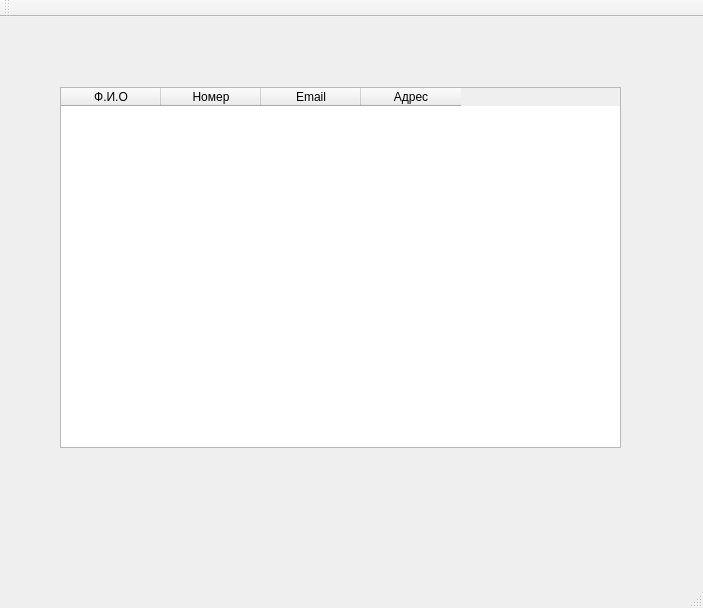
<?xml version="1.0" encoding="UTF-8"?>
<ui version="4.0">
 <class>AddresBookClass</class>
 <widget class="QMainWindow" name="AddresBookClass">
  <property name="geometry">
   <rect>
    <x>0</x>
    <y>0</y>
    <width>703</width>
    <height>608</height>
   </rect>
  </property>
  <property name="windowTitle">
   <string>AddresBook</string>
  </property>
  <widget class="QWidget" name="centralWidget">
   <widget class="QTableWidget" name="tableWidgetBook">
    <property name="geometry">
     <rect>
      <x>60</x>
      <y>70</y>
      <width>561</width>
      <height>361</height>
     </rect>
    </property>
    <property name="columnCount">
     <number>4</number>
    </property>
    <column>
     <property name="text">
      <string>Ф.И.О</string>
     </property>
    </column>
    <column>
     <property name="text">
      <string>Номер</string>
     </property>
    </column>
    <column>
     <property name="text">
      <string>Email</string>
     </property>
    </column>
    <column>
     <property name="text">
      <string>Адрес</string>
     </property>
    </column>
   </widget>
  </widget>
  <widget class="QMenuBar" name="menuBar">
   <property name="geometry">
    <rect>
     <x>0</x>
     <y>0</y>
     <width>703</width>
     <height>21</height>
    </rect>
   </property>
  </widget>
  <widget class="QToolBar" name="mainToolBar">
   <attribute name="toolBarArea">
    <enum>TopToolBarArea</enum>
   </attribute>
   <attribute name="toolBarBreak">
    <bool>false</bool>
   </attribute>
  </widget>
  <widget class="QStatusBar" name="statusBar"/>
 </widget>
 <layoutdefault spacing="6" margin="11"/>
 <resources>
  <include location="AddresBook.qrc"/>
 </resources>
 <connections/>
</ui>
